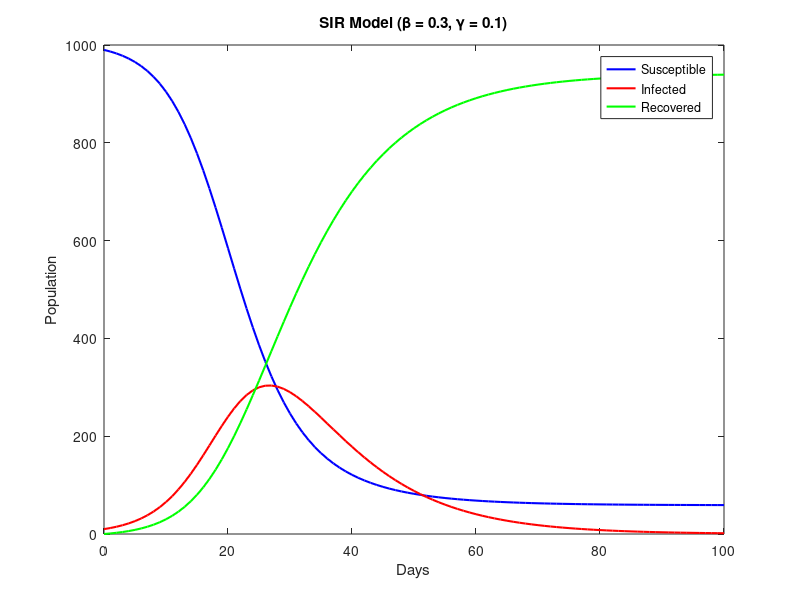
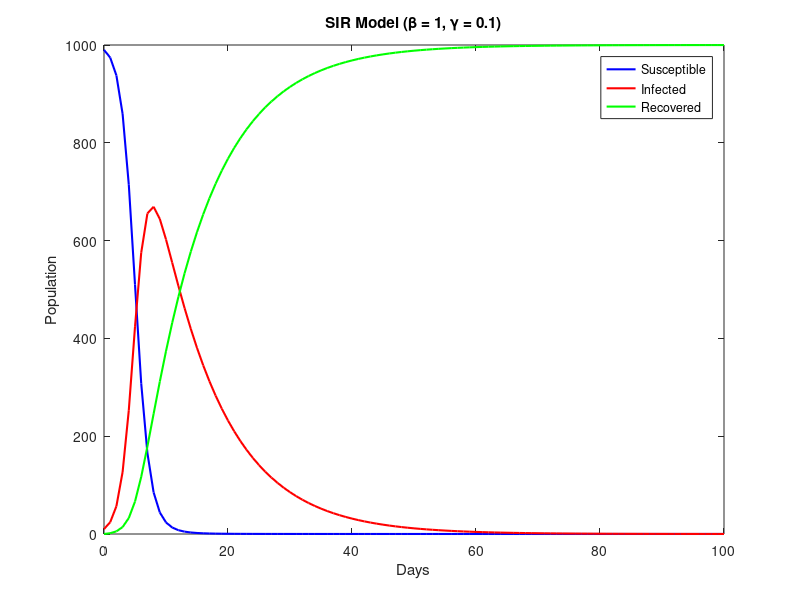
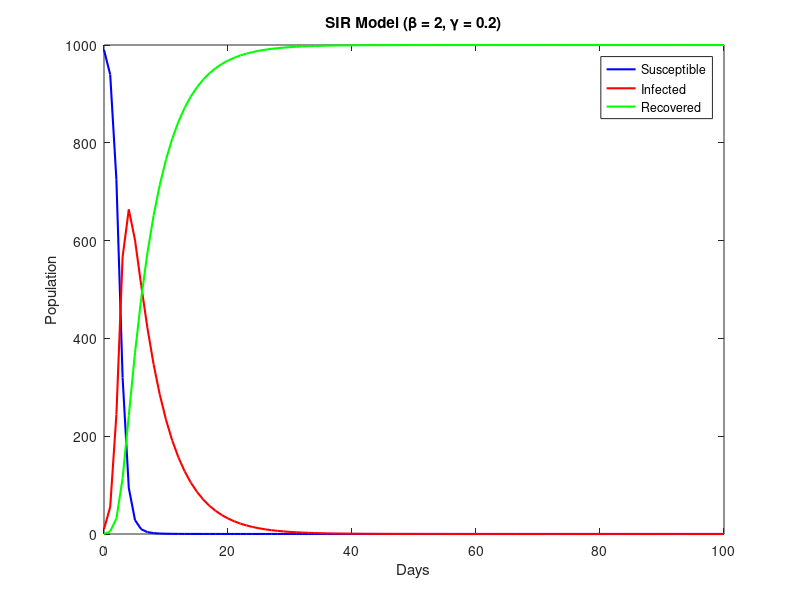

These figures' MATLAB source, in order:
% Parameters
Total_pop = 1000; % Total population
Sim_days = 100;   % Duration of the simulation in days
T_step = 1;       % Time step in days

% Initial conditions
S0 = 990; %initial suceptible
I0 = 10;  %initial infected
R0 = 0;   %initial recovered

% Parameters for diseases
dis_params = [0.3, 0.1;  % Seasonal Influenza
              1.0, 0.1;  % COVID-19
             2.0, 0.2]; % Measles

% Loop through each disease scenario
for cdc = 1:size(dis_params, 1)
 
    trans_rate = dis_params(cdc, 1); %transmission rate
    rec_rate = dis_params(cdc, 2);   %recovery rate
    
    % Initialize arrays for S, I, R values
    susceptible = zeros(1, Sim_days + 1);
    infected = zeros(1, Sim_days + 1);
    recovered = zeros(1, Sim_days + 1);
    
    % Set initial values
    susceptible(1) = S0;
    infected(1) = I0;
    recovered(1) = R0;
    
    % Using 4th-order Runge-Kutta method
    for t = 1:Sim_days
        % Calculate k1 values
        k1_s = -trans_rate * susceptible(t) * infected(t) / Total_pop;
        k1_i = (trans_rate * susceptible(t) * infected(t) / Total_pop) - rec_rate * infected(t);
        k1_r = rec_rate * infected(t);
        
        % Calculate k2 values
        k2_s = -trans_rate * (susceptible(t) + 0.5 * T_step * k1_s) * (infected(t) + 0.5 * T_step * k1_i) / Total_pop;
        k2_i = (trans_rate * (susceptible(t) + 0.5 * T_step * k1_s) * (infected(t) + 0.5 * T_step * k1_i) / Total_pop) ...
               - rec_rate * (infected(t) + 0.5 * T_step * k1_i);
        k2_r = rec_rate * (infected(t) + 0.5 * T_step * k1_i);
        
        % Calculate k3 values
        k3_s = -trans_rate * (susceptible(t) + 0.5 * T_step * k2_s) * (infected(t) + 0.5 * T_step * k2_i) / Total_pop;
        k3_i = (trans_rate * (susceptible(t) + 0.5 * T_step * k2_s) * (infected(t) + 0.5 * T_step * k2_i) / Total_pop) ...
               - rec_rate * (infected(t) + 0.5 * T_step * k2_i);
        k3_r = rec_rate * (infected(t) + 0.5 * T_step * k2_i);
        
        % Calculate k4 values
        k4_s = -trans_rate * (susceptible(t) + T_step * k3_s) * (infected(t) + T_step * k3_i) / Total_pop;
        k4_i = (trans_rate * (susceptible(t) + T_step * k3_s) * (infected(t) + T_step * k3_i) / Total_pop) ...
               - rec_rate * (infected(t) + T_step * k3_i);
        k4_r = rec_rate * (infected(t) + T_step * k3_i);
        
        % Update values using weighted average of k1, k2, k3, k4
        susceptible(t + 1) = susceptible(t) + (T_step / 6) * (k1_s + 2 * k2_s + 2 * k3_s + k4_s);
        infected(t + 1) = infected(t) + (T_step / 6) * (k1_i + 2 * k2_i + 2 * k3_i + k4_i);
        recovered(t + 1) = recovered(t) + (T_step / 6) * (k1_r + 2 * k2_r + 2 * k3_r + k4_r);
    end
    
    % Generate plots
    figure;
    plot(0:Sim_days, susceptible, 'b-', 'LineWidth', 1.5); hold on;
    plot(0:Sim_days, infected, 'r-', 'LineWidth', 1.5);
    plot(0:Sim_days, recovered, 'g-', 'LineWidth', 1.5);
    hold off;
    xlabel('Days');
    ylabel('Population');
    legend('Susceptible', 'Infected', 'Recovered');
    title(['SIR Model (\beta = ', num2str(trans_rate), ', \gamma = ', num2str(rec_rate), ')']);
end